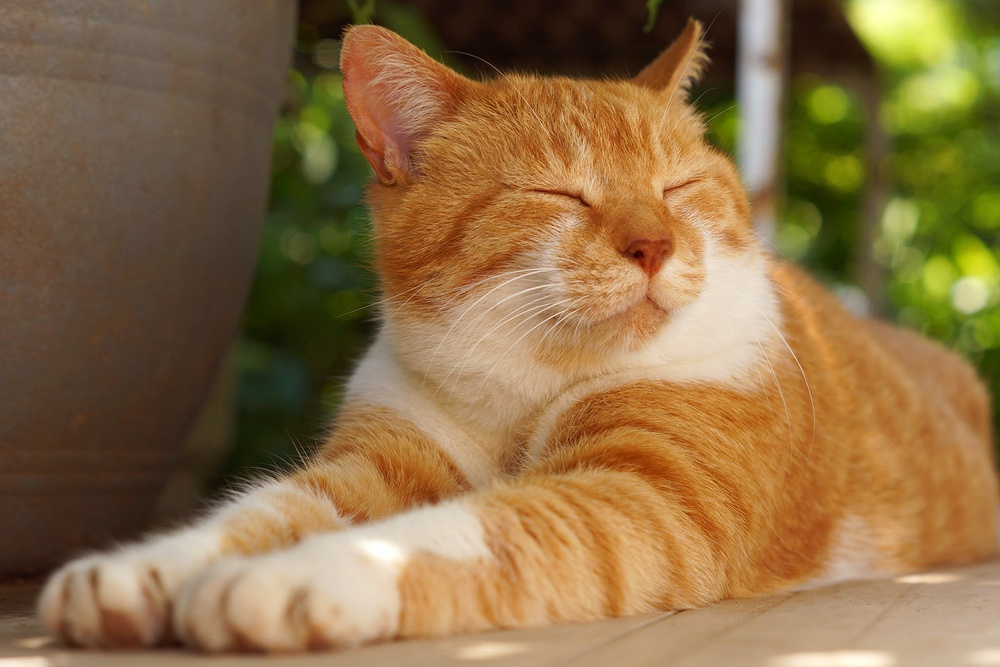
#> input picture canny edge detection/cat.jpg, 1000 x 667 px, shrunk from 1800 x 1200 before the run
$ python tut.py
#> lines starting #> are read from the running program, lines starting #| are printed output that depends on the picture
'''
Canny edge detection algorithm 5 steps (https://www.youtube.com/watch?v=CGfXCkHNemo)
1.) Noise Reduction (use gaussian filter to remove noice)
2.) Gradient Calculation (find intensity gradients)
3.) Non-maximum suppression (to get rid spurrios response to edge supression)
4.) Double threshold (to determine potential edges)
5.) Edge tracking by hysteresis (to set low and high values. basta gets mo na yon diga. haha)
'''

import cv2
import numpy as np
from matplotlib import pyplot as plt
from cv2 import cv2

img = cv2.imread("cat.jpg", cv2.IMREAD_GRAYSCALE)
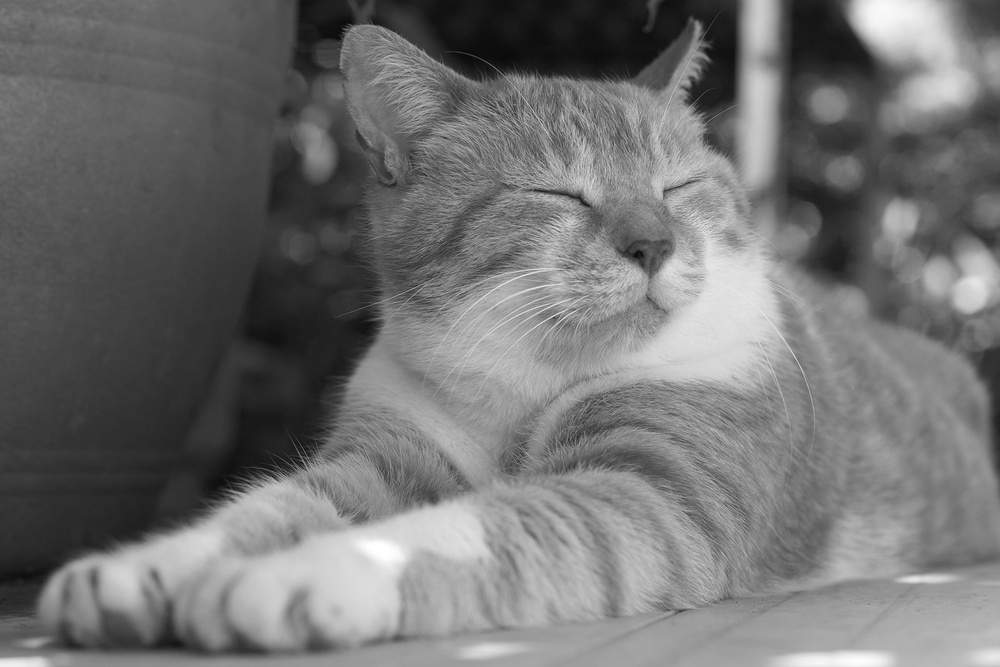
#> img: shape (667, 1000); min 6, max 255, mean 114.2
canny = cv2.Canny(img, 100, 200)
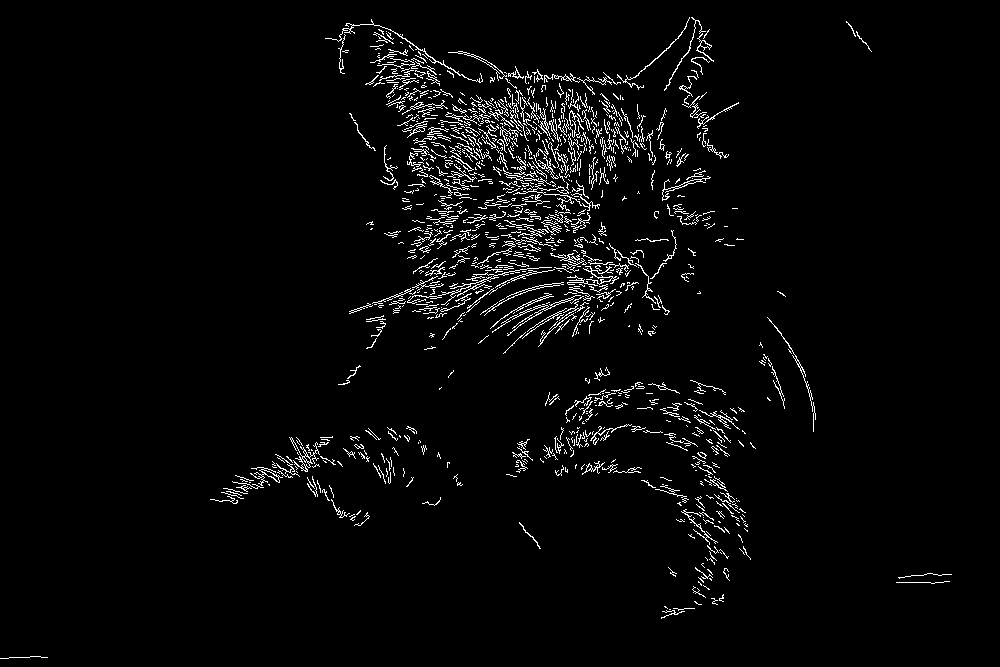
#> canny: shape (667, 1000); 3.1% white in thin lines or dots

titles = ['image', 'canny']
images = [img, canny]
for i in range(2):
    plt.subplot(1,2, i+1), plt.imshow(images[i], 'gray')
    plt.title(titles[i])
    plt.xticks([]), plt.yticks([])

plt.show()
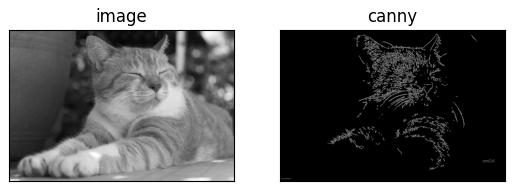
#> figure drawn by matplotlib, 2 panels
